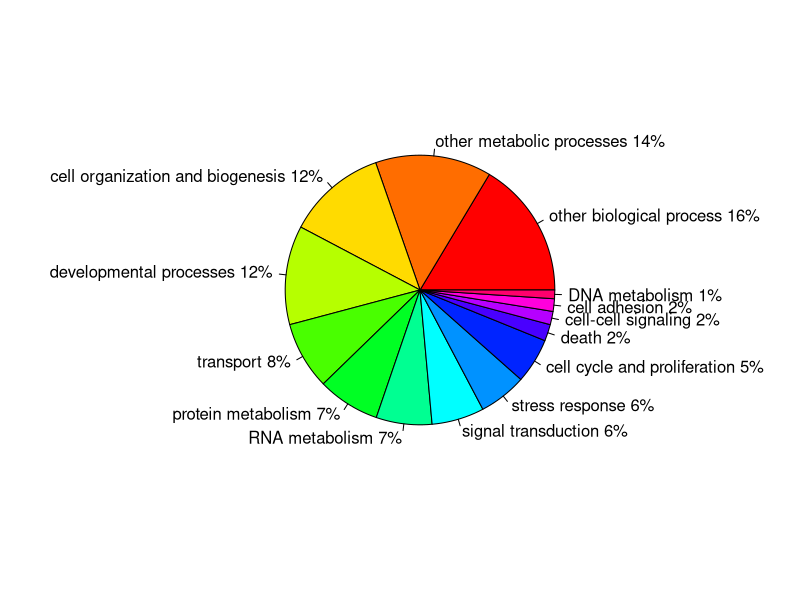
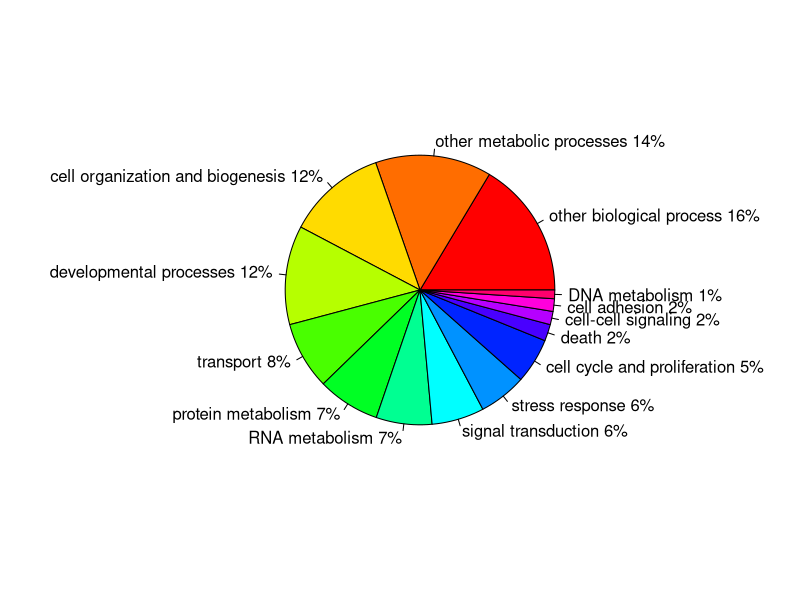

Write the R code that produced these figures, in order.
## ---- chunk 1
library(ggrepel)
## ---- chunk 2
piecounts <- read.csv("../analyses/Fig2-pie/GOslim-P-pie-detectedprots.txt", header = FALSE)
head(piecounts)
## ---- chunk 3
piecolors <- rainbow(14)
## ---- chunk 4
slices <- c(206, 175, 150, 149, 102, 94, 84, 79, 72, 68, 25, 20, 19, 13) #create vector of counts of GOslims based on the file read in above
lbls <- c("other biological process", "other metabolic processes", "cell organization and biogenesis", "developmental processes", "transport", "protein metabolism", "RNA metabolism", "signal transduction", "stress response", "cell cycle and proliferation", "death", "cell-cell signaling", "cell adhesion", "DNA metabolism") #create vector of GOslim terms in the same order as the number of counts
pct <- round(slices/sum(slices)*100) #get percentages of each GOslim term
lbls <- paste(lbls, pct) #add percents to labels
lbls <- paste(lbls, "%", sep = "") #ad % to labels
pie(slices, labels = lbls, col = piecolors, radius = 0.7)
## ---- chunk 5
pdf("../analyses/Fig2-pie/detectedprots-GOslim-pie.pdf")
slices <- c(206, 175, 150, 149, 102, 94, 84, 79, 72, 68, 25, 20, 19, 13) #create vector of counts of GOslims based on the file read in above
lbls <- c("other biological process", "other metabolic processes", "cell organization and biogenesis", "developmental processes", "transport", "protein metabolism", "RNA metabolism", "signal transduction", "stress response", "cell cycle and proliferation", "death", "cell-cell signaling", "cell adhesion", "DNA metabolism") #create vector of GOslim terms in the same order as the number of counts
pct <- round(slices/sum(slices)*100) #get percentages of each GOslim term
lbls <- paste(lbls, pct) #add percents to labels
lbls <- paste(lbls, "%", sep = "") #ad % to labels
pie(slices, labels = lbls, col = piecolors, radius = 0.7)
